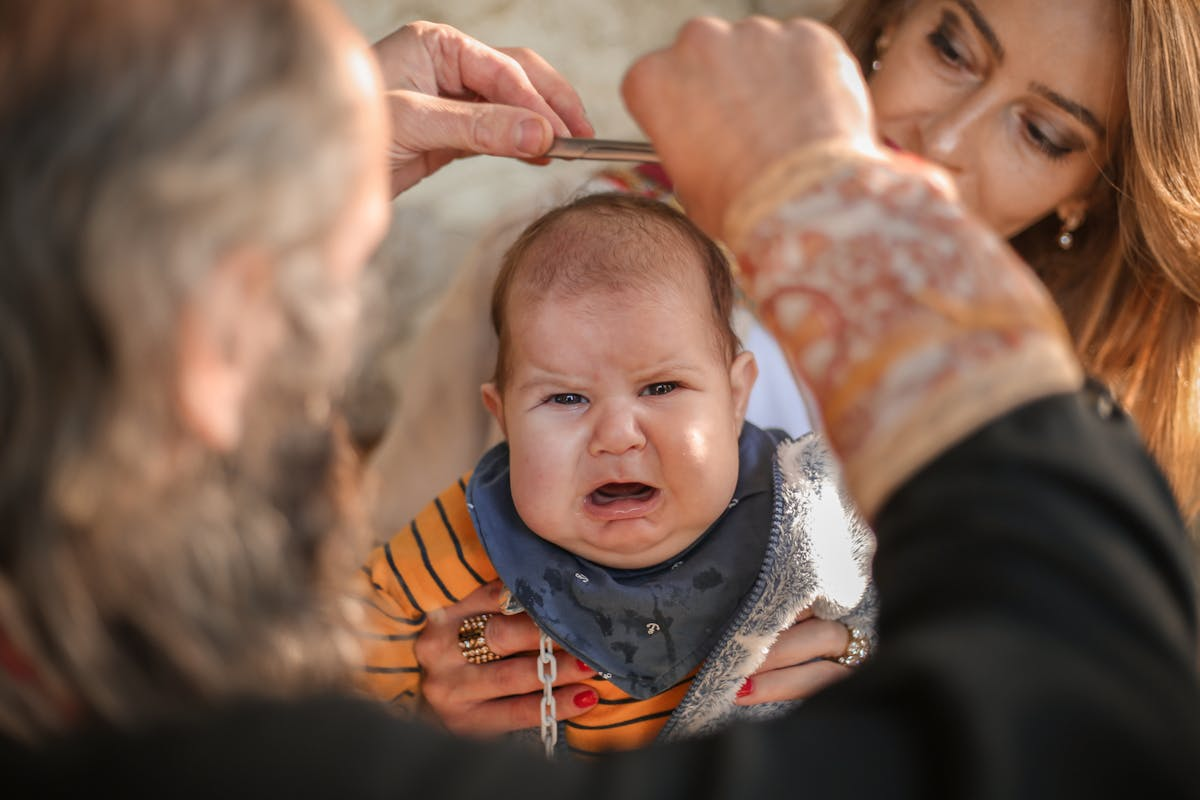
#> input picture marketing/facebook/fb-posts/voice-test/grumpy_14407425.jpg, 1200 x 800 px
$ python make_mockups.py
#> lines starting #> are read from the running program, lines starting #| are printed output that depends on the picture
"""Composite chosen photos + deadpan captions into social post mockups."""
import os
from PIL import Image, ImageDraw, ImageFont

HERE = os.path.dirname(os.path.abspath(__file__))

# (photo file, caption)
POSTS = [
    ("grumpy_14407425.jpg",
     "He has not agreed to a single thing that has happened today."),
    ("grumpy_6219874.jpg",
     "Four months old. Has reviewed our work. Has notes."),
    ("surprised_2505061.jpg",
     "Someone two rooms away said the word “bath.”"),
    ("messy_11787679.jpg",
     "He ate roughly none of it. The high chair did great."),
    ("yawn_30654962.jpg",
     "It's 11 a.m. He is exhausted. From what, we may never know."),
]

W = 1080
IMG = 1080            # square photo
PAD = 48
HEADER_H = 132
CREAM = (250, 247, 242)
DARK = (26, 21, 16)
GRAY = (138, 126, 107)
GOLD = (200, 169, 110)
WHITE = (255, 255, 255)

def font(sz, bold=False):
    base = "C:/Windows/Fonts/"
    for name in (["segoeuib.ttf"] if bold else ["segoeui.ttf"]):
        p = base + name
        if os.path.exists(p):
            return ImageFont.truetype(p, sz)
    return ImageFont.load_default()

def wrap(draw, text, fnt, max_w):
    words, lines, cur = text.split(), [], ""
    for w in words:
        test = (cur + " " + w).strip()
        if draw.textlength(test, font=fnt) <= max_w:
            cur = test
        else:
            if cur:
                lines.append(cur)
            cur = w
    if cur:
        lines.append(cur)
    return lines

def crop_square(im):
    w, h = im.size
    s = min(w, h)
    return im.crop(((w - s) // 2, (h - s) // 2, (w - s) // 2 + s, (h - s) // 2 + s)).resize((IMG, IMG))

def build(photo, caption, idx):
    cap_font = font(46)
    name_font = font(34, bold=True)
    sub_font = font(26)

    tmp = Image.new("RGB", (10, 10))
    d = ImageDraw.Draw(tmp)
    lines = wrap(d, caption, cap_font, W - 2 * PAD)
    cap_h = len(lines) * 60 + 2 * PAD

    total_h = HEADER_H + IMG + cap_h
    card = Image.new("RGB", (W, total_h), WHITE)
    draw = ImageDraw.Draw(card)

    # header: avatar + page name
    draw.ellipse([PAD, 30, PAD + 72, 102], fill=DARK)
    draw.text((PAD + 36, 66), "LO", font=name_font, fill=GOLD, anchor="mm")
    draw.text((PAD + 96, 44), "Legacy Odyssey", font=name_font, fill=DARK)
    draw.text((PAD + 96, 84), "Just now", font=sub_font, fill=GRAY)

    # photo
    card.paste(crop_square(Image.open(photo).convert("RGB")), (0, HEADER_H))

    # caption
    y = HEADER_H + IMG + PAD
    for ln in lines:
        draw.text((PAD, y), ln, font=cap_font, fill=DARK)
        y += 60

    out = os.path.join(HERE, f"mockup_{idx}.png")
    card.save(out)
    print(f"  mockup_{idx}.png  ({W}x{total_h})")
    return out

if __name__ == "__main__":
    for i, (p, c) in enumerate(POSTS, 1):
        build(os.path.join(HERE, p), c, i)
#> in build, `card = Image.new("RGB", (W, total_h), WHITE)`: card: PIL image 1080x1368 RGB; every value is 255
#> in crop_square, `w, h = im.size`: w = 1200; h = 800
#> in crop_square, `return im.crop(((w - s) // 2, (h - s) // 2, (w - s) // 2 + s, (h - s) ..`:
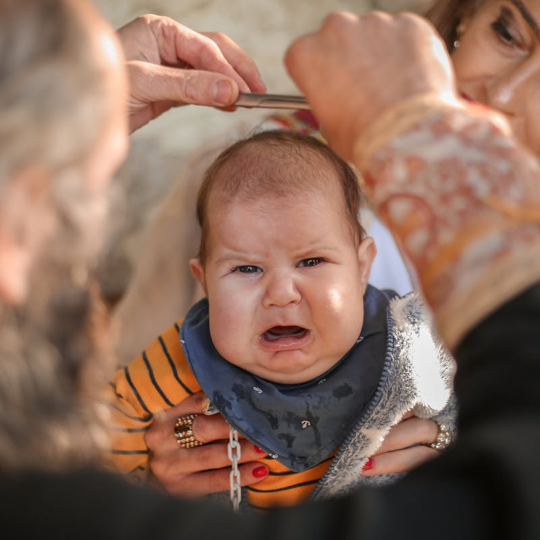
#> returned value: PIL image 1080x1080 RGB (shown at 1/2 size); mean R, G, B 139, 107.2, 91.4
#> in build, `card.paste(crop_square(Image.open(photo).convert("RGB")), (0, HEADER_H))`:
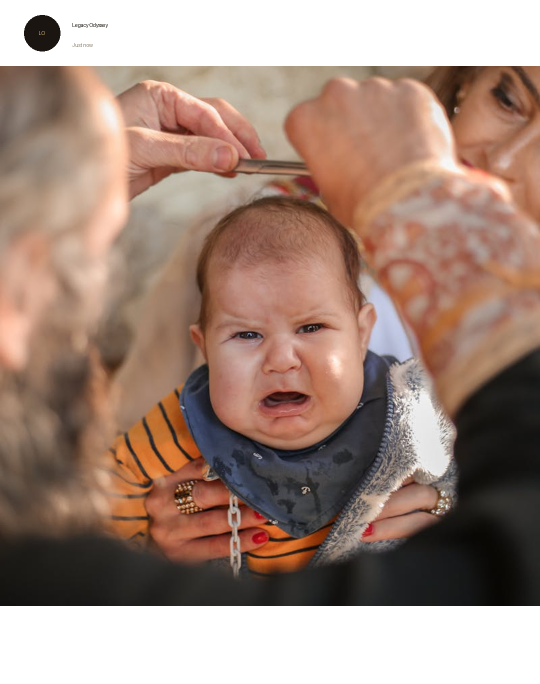
#> card: PIL image 1080x1368 RGB (shown at 1/2 size); mean R, G, B 162.8, 137.6, 125.2
#> after the loop in build, `for ln in lines:`: y = 1320
#> pass 2 of the loop `for i, (p, c) in enumerate(POSTS, 1):`:
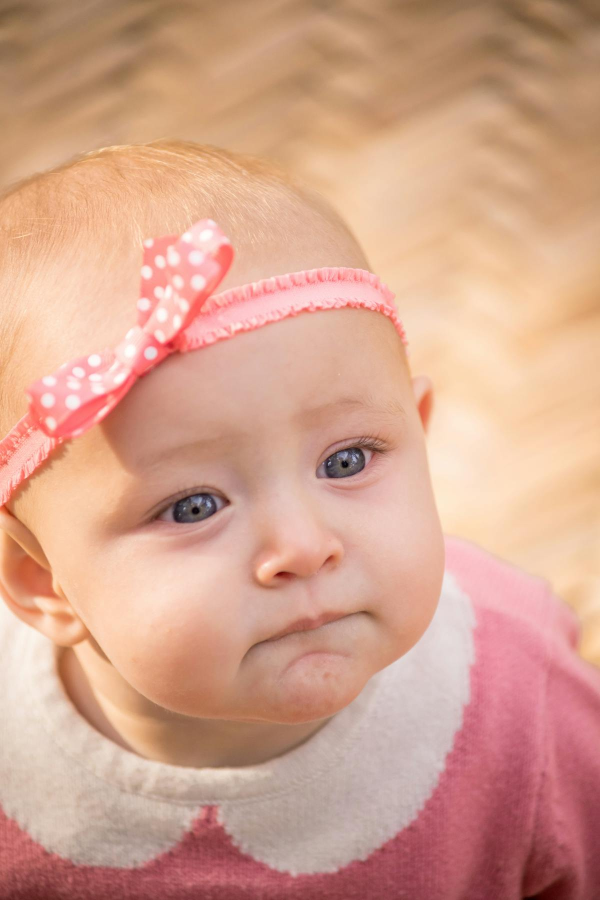
#> input picture marketing/facebook/fb-posts/voice-test/grumpy_6219874.jpg, 1200 x 1800 px (shown at 1/2 size)
#> h = 1800
#> s = 1200
#> in crop_square (call 2), `return im.crop(((w - s) // 2, (h - s) // 2, (w - s) // 2 + s, (h - s) ..`:
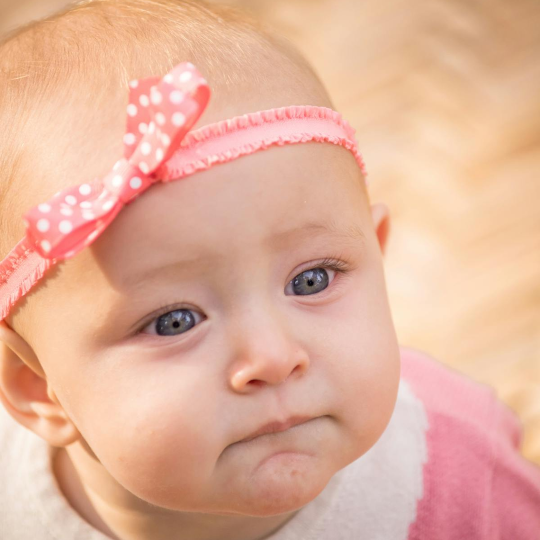
#> returned value: PIL image 1080x1080 RGB (shown at 1/2 size); mean R, G, B 227.2, 178.1, 155.3
#> in build (call 2), `card.paste(crop_square(Image.open(photo).convert("RGB")), (0, HEADER_H))`:
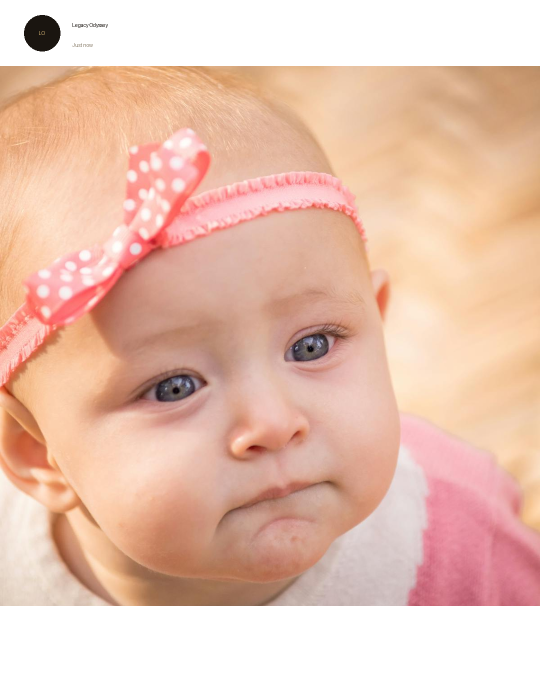
#> card: PIL image 1080x1368 RGB (shown at 1/2 size); mean R, G, B 232.4, 193.6, 175.6
#> after the loop in build (call 2), `for ln in lines:`: y = 1320
#> pass 3 of the loop `for i, (p, c) in enumerate(POSTS, 1):`:
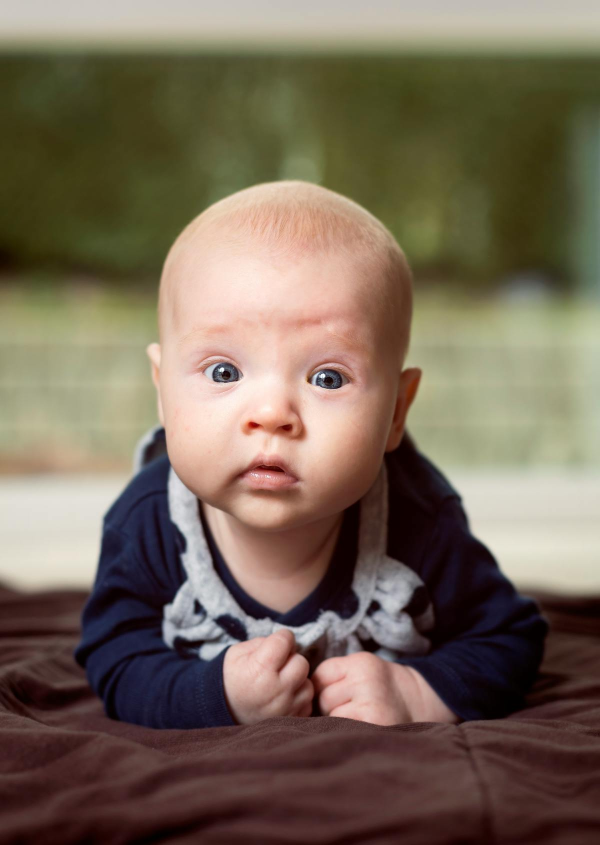
#> input picture marketing/facebook/fb-posts/voice-test/surprised_2505061.jpg, 1200 x 1689 px (shown at 1/2 size)
#> h = 1689
#> in crop_square (call 3), `return im.crop(((w - s) // 2, (h - s) // 2, (w - s) // 2 + s, (h - s) ..`:
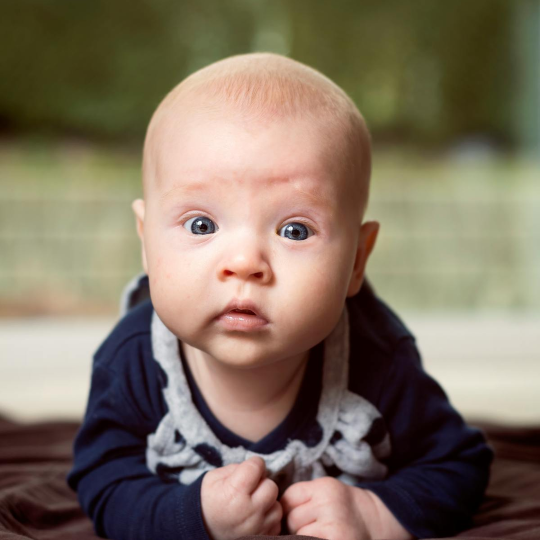
#> returned value: PIL image 1080x1080 RGB (shown at 1/2 size); mean R, G, B 128.1, 113.9, 96.6
#> in build (call 3), `card.paste(crop_square(Image.open(photo).convert("RGB")), (0, HEADER_H))`:
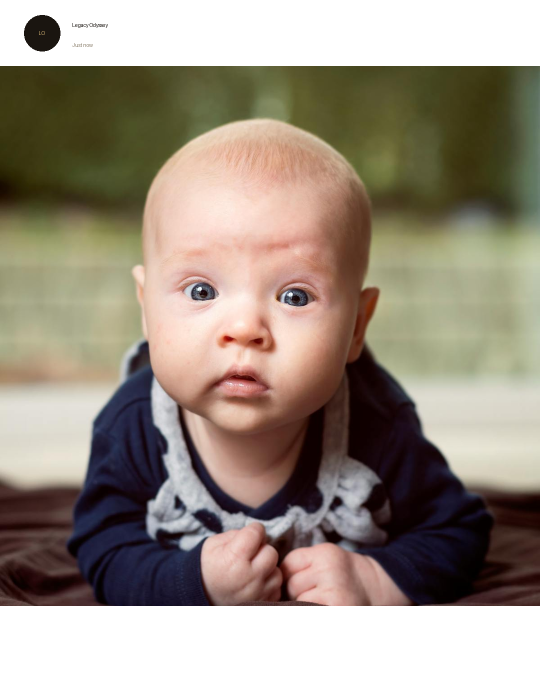
#> card: PIL image 1080x1368 RGB (shown at 1/2 size); mean R, G, B 154.2, 142.9, 129.2
#> after the loop in build (call 3), `for ln in lines:`: y = 1320
#> the loop made 5 passes; the first 3 are shown
    print("Done.")
